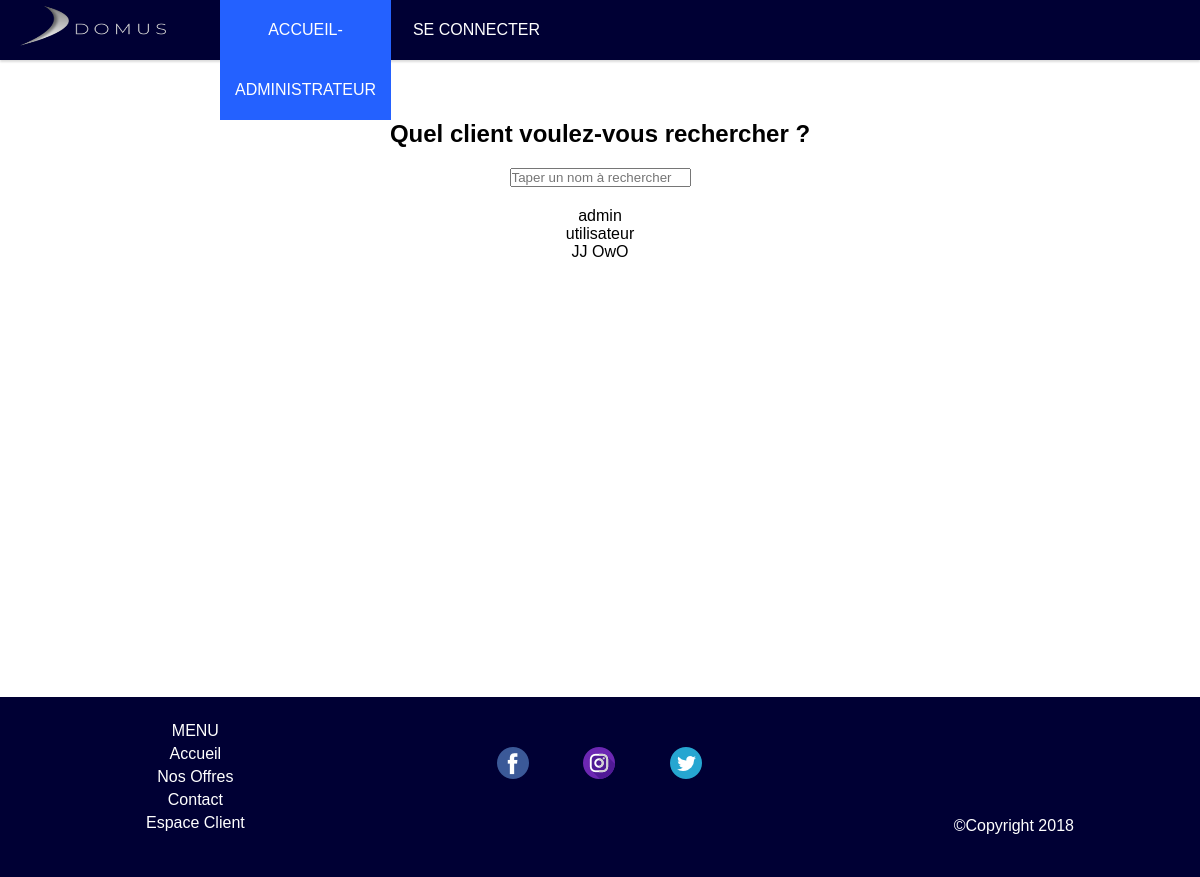
The page /php/admin_client_data_display.php on the database as committed earlier.
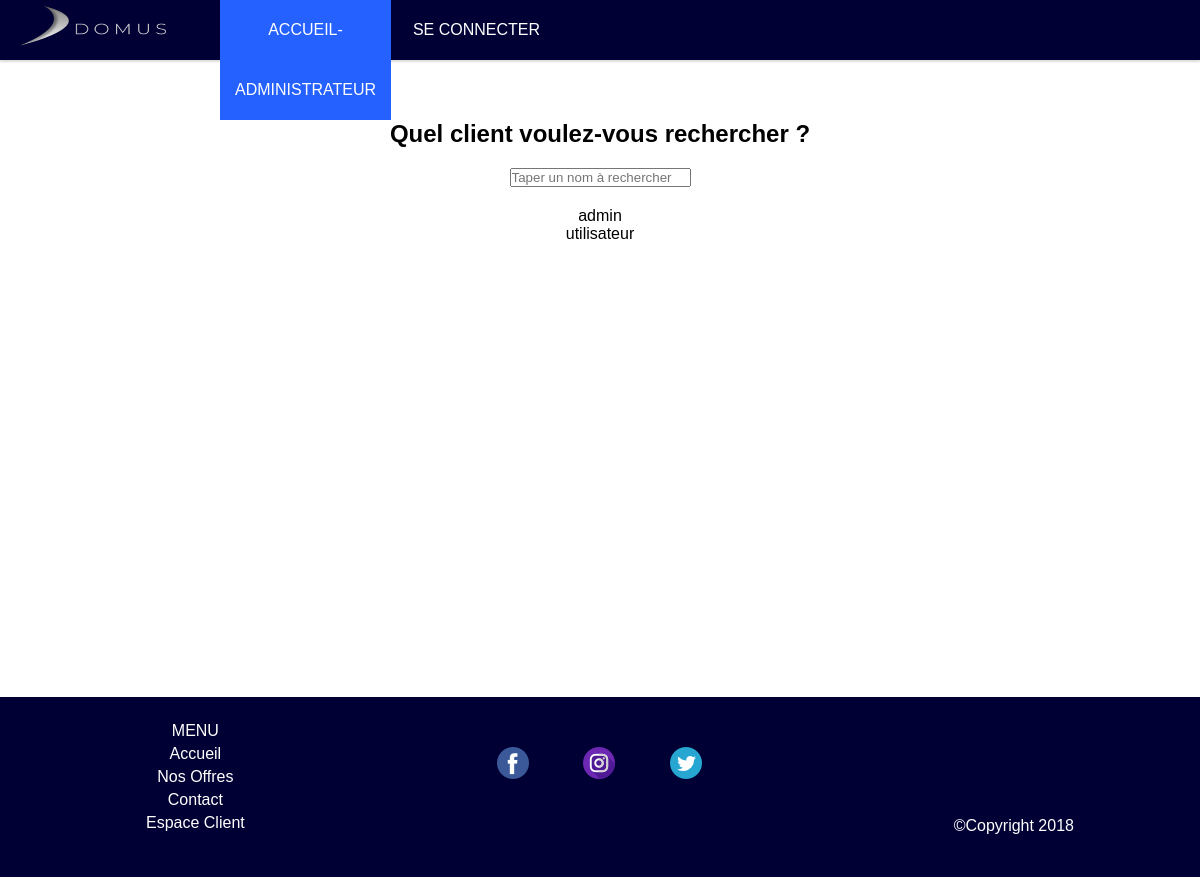
The same page on the database as committed later.
### tables this page shows
CREATE TABLE IF NOT EXISTS `users` (
  `idUsers` int(11) NOT NULL AUTO_INCREMENT,
  `uidUsers` tinytext NOT NULL,
  `emailUsers` tinytext NOT NULL,
  `pwdUsers` longtext NOT NULL,
  `phoneNbUsers` tinytext NOT NULL,
  `adressUsers` text NOT NULL,
  `firstNameUsers` tinytext NOT NULL,
  `lastNameUsers` tinytext NOT NULL,
  `offersUsers` int(11) NOT NULL,
  PRIMARY KEY (`idUsers`)
);

### php/admin_client_data_display.php (the view, shortened to what this page needs)
<!DOCTYPE html>
<html>
	<head>
		<link rel="stylesheet" type="text/css" href="../css/clients.css">
		<link rel="stylesheet" href="../css/header_admin.css">
		<link rel="stylesheet" href="../css/footer.css">
	</head>
	<?php include("../includes/header_admin.php"); ?>
	<body>
		<h2>Quel client voulez-vous rechercher ?</h2>
		<form class="client">
			<input type="text" name="recherche" placeholder="Taper un nom à rechercher">
		</form>
		<div class="information">
		<?php readName()?>
		<?php
		function readName(){
			include("../includes/DBconnexion.php");
			if(isset($_GET['recherche'])){
			$clients=$_GET['recherche'];
			$query=$db->prepare("SELECT * FROM users WHERE uidUsers=:client");
			$query->bindValue(':client',$clients,PDO::PARAM_STR);
			$query->execute();
			while($client=$query->fetch()){
				echo '<h4>Pseudo :</h4>'.$client['uidUsers'].'</br>'.'<h4>Numéro de téléphone :</h4>'.$client['phoneNbUsers'].'</br>'.'<h4>Adresse mail :</h4>'.$client['emailUsers'] .'</br>'.'<h4>Adresse :</h4>'.$client['adressUsers'].'</br>'.'<h4>Prénom :</h4>'.$client['firstNameUsers'].'</br>'.'<h4>Nom :</h4>'.$client['lastNameUsers'].'</br>'.'<h4>Numéro offre :</h4>'.$client['offersUsers'];
				}
			}
			else{
				$query=$db->query("SELECT * FROM users");
				while($client=$query->fetch()){
					echo $client['uidUsers'].'</br>';
				}
			}
		}?>
		</div>
	</body>
	<?php include("../includes/footer.php"); ?>
</html>

Rows that differ between the two databases and show on the page:
removed users: uidUsers "JJ OwO"
